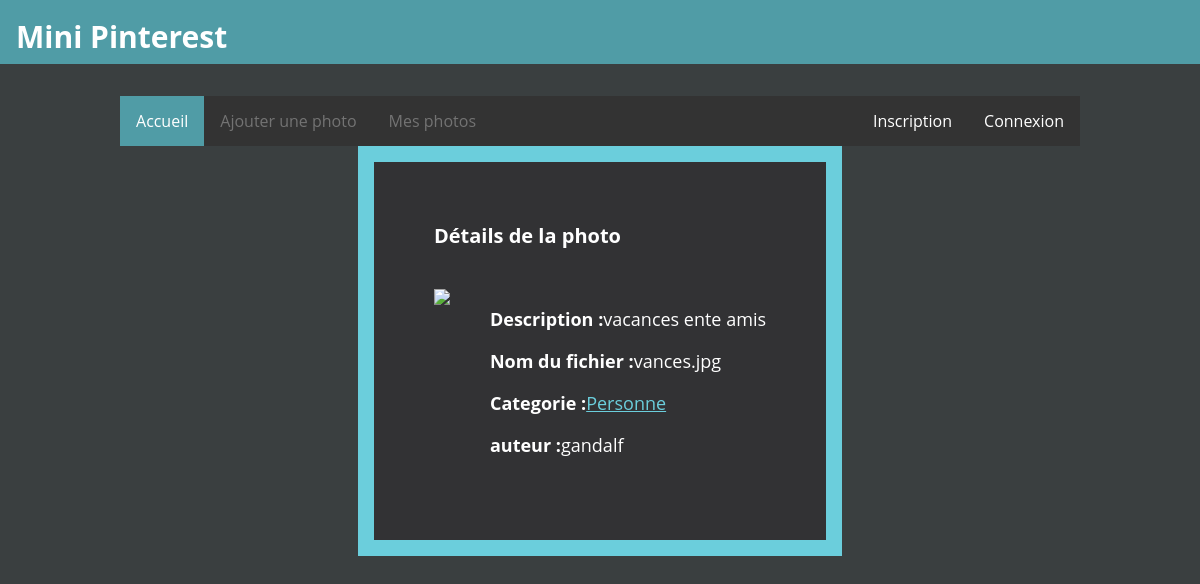
The app's page /photo.php?img_id=vances with its own data.
### tables this page shows
CREATE TABLE `Photo` (
  `photoId` int(11) NOT NULL,
  `nomFich` varchar(250) NOT NULL,
  `description` varchar(250) DEFAULT NULL,
  `catId` int(11) NOT NULL,
  `extension` varchar(250) NOT NULL,
  `auteur` varchar(250) NOT NULL
);

CREATE TABLE `Categorie` (
  `catId` int(11) NOT NULL,
  `nomCat` varchar(250) NOT NULL
);

### fonctions/categories.php (called while the page is built, shortened)
<?php
function getPhotobyNom($link, $nomPhoto)
{
	$detail = array();
	$query = "SELECT * FROM Photo WHERE nomFich = '". $nomPhoto ."';";
	$result = executeQuery($link, $query);
	$col = mysqli_fetch_assoc($result);
	$detail[0] = $col["photoId"];
	$detail[1] = $col["nomFich"];
	$detail[2] = $col["description"];
	$detail[3] = $col["catId"];
	$detail[4] = $col["extension"];
	$detail[5] = $col["auteur"];
	return $detail;
}
function getCat($link, $nomPhoto)
{
	$categorie = array();
	$query = "SELECT catId, nomCat FROM Categorie NATURAL JOIN Photo
WHERE Photo.nomFich = '". $nomPhoto ."';";
	$result = executeQuery($link, $query);
	$col = mysqli_fetch_assoc($result);
	$categorie[0] = $col["catId"];
	$categorie[1] = $col["nomCat"];
	return $categorie;
}
?>

### fonctions/bd.php (called while the page is built, shortened)
<?php
function executeQuery($link, $query)
{
	$result = mysqli_query($link, $query);
	return $result;
}
?>

### photo.php (the view, shortened to what this page needs)
<?php
require_once 'fonctions/bd.php';
require_once 'fonctions/categories.php';
$link = getConnection($dbHost, $dbUser, $dbPwd, $dbName);
$nomP = $_GET['img_id'];
$categorie = getCat($link, $nomP);
$ongletAjout='';
$ongletConnexion='';
if(isset($_SESSION["logged"]) && $_SESSION["logged"] !=""){
	$ongletAjout='<li><a href="ajout.php" id="tab-ajout">Ajouter une photo</a></li>';
	$ongletMesPhotos='<li><a href="mesphotos.php" id="tab-mesphotos">Mes photos</a></li>';
	$ongletConnexion='<li style="float:right"><a href="#id01" id="tab-deconnexion">Deconnexion</a></li>';
	$utilisateur = getUtilisateur($link, $_SESSION["logged"]);
	$statut = $utilisateur[2];
	if($statut == "admin"){
		$ongletStatistique='<li style="float:right"><a href="statistiques.php" id="tab-stat">Statistiques</a></li>';
	}
	else{
			$ongletStatistique='<li style="float:right"><a href="mesdonnees.php" id="tab-stat">Mes données</a></li>';
		}
}
else{
	$ongletAjout='<li><a href="ajout.php" id="tab-ajout" class="disabled" >Ajouter une photo</a></li>';
	$ongletMesPhotos='<li><a href="mesphotos.php" id="tab-mesphotos" class="disabled">Mes photos</a></li>';
	$ongletConnexion='<li style="float:right"><a href="connexion.php" id="tab-connexion">Connexion</a></li>';
}
$photo = getPhotobyNom($link, $nomP);
$id = $photo[0];
$nomP = $photo[1];
$desc = $photo[2];
$ext = $photo[4];
$aut = $photo[5];
?>
<!doctype html>
<html lang="fr">
	<head>
		<link rel="stylesheet" type="text/css" href="css/styles.css">
	</head>
	<header>
		<h1 class="logo">Mini Pinterest</h1>
	</header>
	<body>
		<div class="menu">
			 <ul>
  				<li><a href="index.php" class="active" id="tab-accueil">Accueil</a></li>
  				<?php echo $ongletAjout; ?>
  				<?php echo $ongletMesPhotos; ?>
  				<?php echo $ongletConnexion; ?>
  				<li style="float:right"><a href="inscription.php" id="tab-inscription">Inscription</a></li>
			</ul>
		</div>
		<div class="background">
			<div class="container">
				<div class="detailPhoto">
					<h2> Détails de la photo </h2>
					<div class="detail">
						<div class="affImage">
							<?php
								$affiche = '<img class="image" src="images/DSC_' . $id .'.' . $ext . '">';
								echo $affiche;
							?>
						</div>
						<div class="info">
						<?php
							$affiche = '<p><strong>Description :</strong>'. $desc .'</p>';
							$affiche .= '<p><strong>Nom du fichier :</strong>'. $nomP .'.' . $ext . '</p>';
							$affiche .= '<p><strong>Categorie :</strong><a class ="liencolo" href="index.php?select='. $categorie[0] .'">' . $categorie[1] . '</a></p>';
							$affiche .= '<p><strong>auteur :</strong>' . $aut . '</a></p>';
							echo $affiche;
						?>
						</div>
					</div>
				</div>
			</div>
		</div>
	</body>
</html>

### css/styles.css (style rules this page uses)
header { position:fixed; top:0px; width:100%; height:64px; display:inline-block; background-color:#509CA6; color: white; z-index: 100; }
body { padding-top: 96px; margin:0px; background-color: #3A3F40; font-family: 'Open Sans', sans-serif; }
.logo { float:left; margin-top: 16px; margin-left:16px; height: 32px; width: max-content; font-size: 30px; text-align: center; }
.background { width:max-content; max-width: 80%; background-color: #6BCEDC; padding:16px; margin-left: auto; margin-right: auto; top: 50px; position: relative; }
.container { max-width: 100%; background-color: #323234; color:white; padding: 40px; }
.detail { display: inline-block; }
.affImage { float: left; }
.image { max-height: 400px; max-width: 700px; padding: 20px; }
.info { float: right; position:relative; margin : 20px; font-size : 18px; }
.menu { height: 50px; width: 100%; position: absolute; margin: auto; }
ul { list-style-type: none; margin: auto; padding: 0; width: 80%; overflow: hidden; background-color: #333; position: relative; top: 0; transform: none; }
li { float: left; }
li a { display: block; color: white; text-align: center; padding: 14px 16px; text-decoration: none; }
.active { background-color: #509CA6; }
.disabled { pointer-events: none; cursor: default; color: #FFFFFF50; }
.liencolo { color: #6BCEDC; }
h2 { font-size: 20px; margin: 20px; }

### records on screen
photo: description "vacances ente amis", nomFich "vances", extension "jpg", auteur "gandalf"
categorie: nomCat "Personne"
